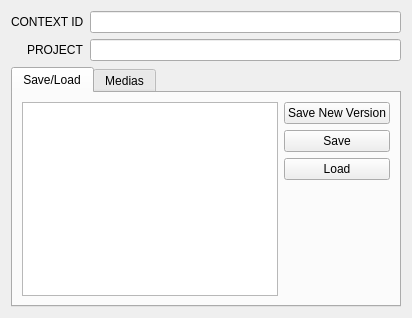
<?xml version="1.0" encoding="UTF-8"?>
<ui version="4.0">
 <class>Form</class>
 <widget class="QWidget" name="Form">
  <property name="sizePolicy">
   <sizepolicy hsizetype="Expanding" vsizetype="Expanding">
    <horstretch>0</horstretch>
    <verstretch>0</verstretch>
   </sizepolicy>
  </property>
  <property name="windowTitle">
   <string>Form</string>
  </property>
  <layout class="QVBoxLayout" name="verticalLayout">
   <property name="sizeConstraint">
    <enum>QLayout::SetNoConstraint</enum>
   </property>
   <item>
    <layout class="QFormLayout" name="formLayout">
     <property name="labelAlignment">
      <set>Qt::AlignRight|Qt::AlignTrailing|Qt::AlignVCenter</set>
     </property>
     <item row="0" column="0">
      <widget class="QLabel" name="label">
       <property name="text">
        <string>CONTEXT ID</string>
       </property>
      </widget>
     </item>
     <item row="1" column="0">
      <widget class="QLabel" name="label_2">
       <property name="text">
        <string>PROJECT</string>
       </property>
      </widget>
     </item>
     <item row="1" column="1">
      <widget class="QLineEdit" name="project_root_field"/>
     </item>
     <item row="0" column="1">
      <widget class="QLineEdit" name="context_field"/>
     </item>
    </layout>
   </item>
   <item>
    <widget class="QTabWidget" name="tabWidget">
     <property name="currentIndex">
      <number>0</number>
     </property>
     <widget class="QWidget" name="tab">
      <attribute name="title">
       <string>Save/Load</string>
      </attribute>
      <layout class="QVBoxLayout" name="verticalLayout_2">
       <item>
        <layout class="QHBoxLayout" name="horizontalLayout">
         <item>
          <widget class="QTreeView" name="save_load_tree">
           <property name="dragEnabled">
            <bool>true</bool>
           </property>
           <property name="dragDropMode">
            <enum>QAbstractItemView::DragOnly</enum>
           </property>
          </widget>
         </item>
         <item>
          <layout class="QVBoxLayout" name="verticalLayout_4">
           <item>
            <widget class="QPushButton" name="pushButton_2">
             <property name="text">
              <string>Save New Version</string>
             </property>
            </widget>
           </item>
           <item>
            <widget class="QPushButton" name="pushButton">
             <property name="text">
              <string>Save</string>
             </property>
            </widget>
           </item>
           <item>
            <widget class="QPushButton" name="pushButton_3">
             <property name="text">
              <string>Load</string>
             </property>
            </widget>
           </item>
           <item>
            <spacer name="verticalSpacer">
             <property name="orientation">
              <enum>Qt::Vertical</enum>
             </property>
             <property name="sizeHint" stdset="0">
              <size>
               <width>20</width>
               <height>40</height>
              </size>
             </property>
            </spacer>
           </item>
          </layout>
         </item>
        </layout>
       </item>
      </layout>
     </widget>
     <widget class="QWidget" name="tab_2">
      <attribute name="title">
       <string>Medias</string>
      </attribute>
      <layout class="QVBoxLayout" name="verticalLayout_3">
       <item>
        <widget class="QTreeView" name="media_tree">
         <property name="dragEnabled">
          <bool>true</bool>
         </property>
         <property name="dragDropMode">
          <enum>QAbstractItemView::DragOnly</enum>
         </property>
        </widget>
       </item>
      </layout>
     </widget>
    </widget>
   </item>
  </layout>
 </widget>
 <resources/>
 <connections/>
</ui>
